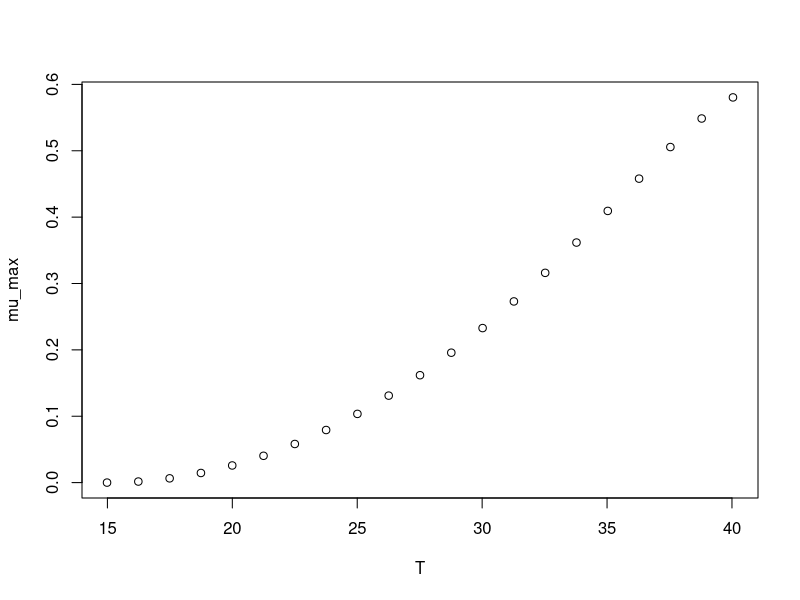

Generate this figure with R:
#############################
# start of Parameter script
#############################
T <- seq(14.985014985015,40.04,length.out=21)
#############################
# end of Parameter script
#############################
############################# 
# start of Model script Gropin ID 1311 
#############################
 
# constant coefficients for this model
 
variables <- data.frame(T)
argumentsPar <- expand.grid(variables)
 
# heart of the model
response_surface <- function(T) {
   mumax <-0.001034*((T-15)^2)*(1-exp(0.4147*(T-45.48)))

return(mumax=mumax)
} 

# output parameters
mumax <- cbind(argumentsPar,response_surface(argumentsPar['T']))
colnames(mumax) <- c(colnames(argumentsPar),'mumax')
#############################
# End of Model script
#############################
############################# 
# start of Visualisation script Gropin ID 1311 
#############################
plot(T,mumax$mumax,
                          xlab='T',
                          ylab='mu_max')
#############################
# End of Visualisation script
#############################
